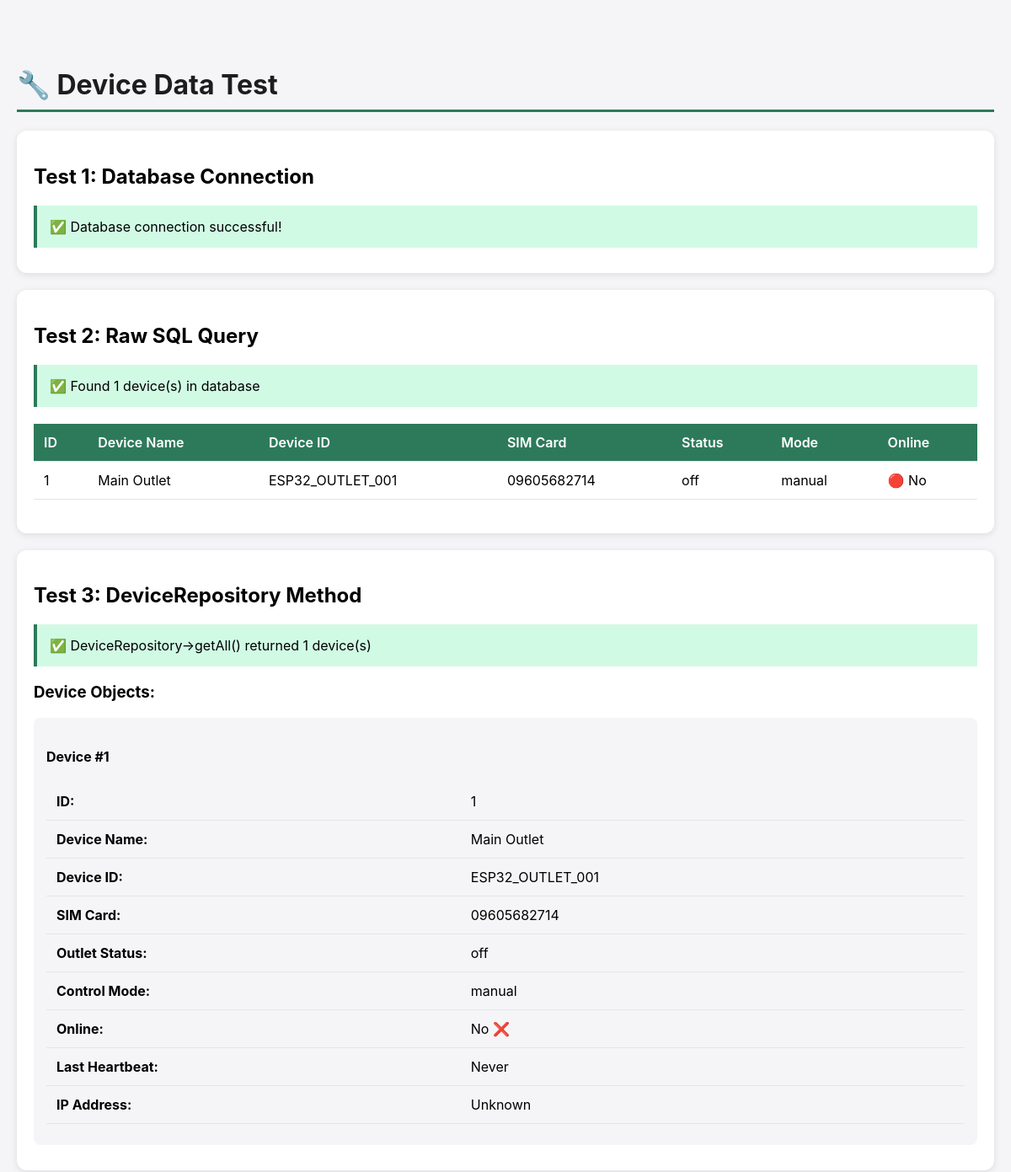
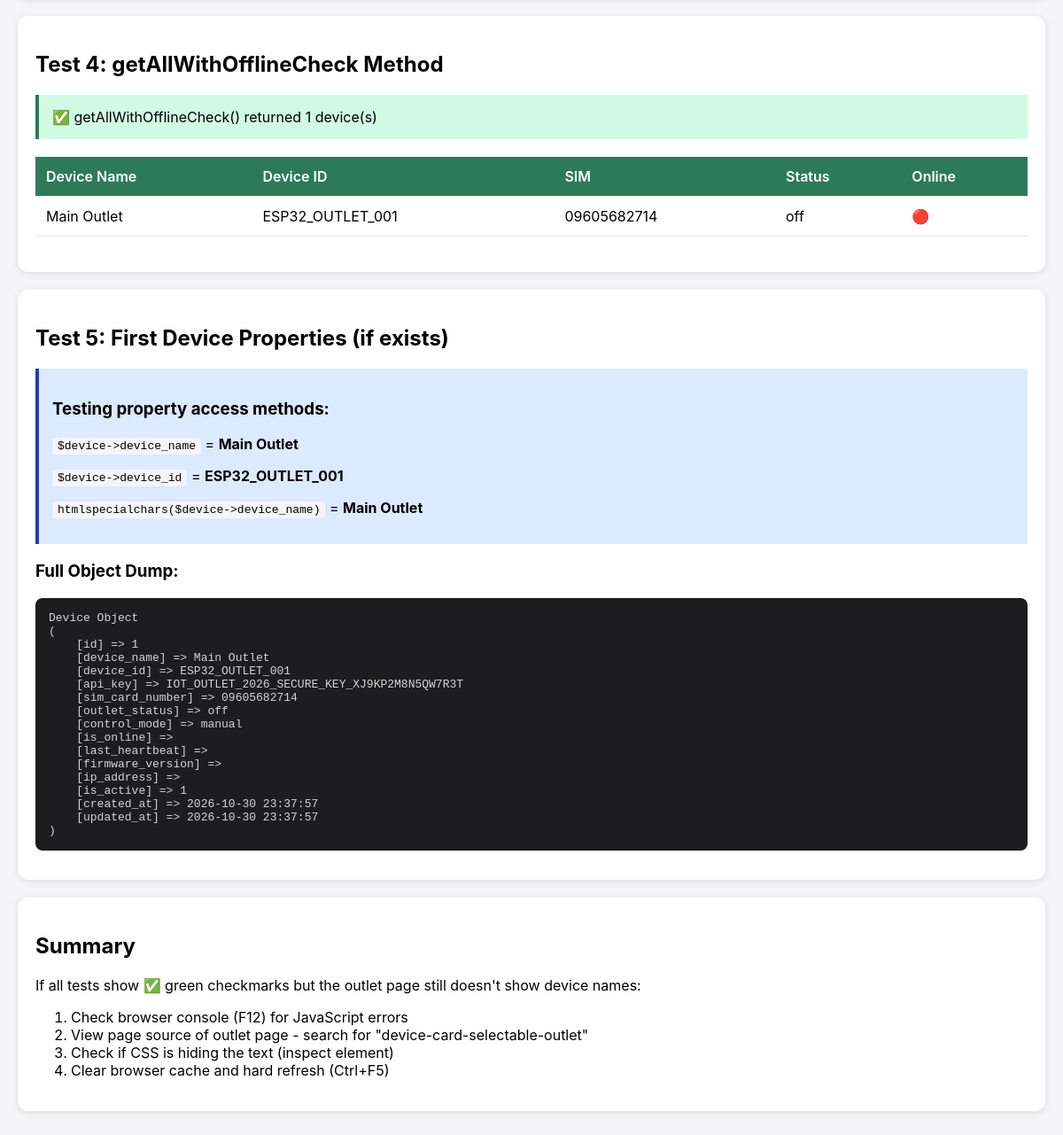
Screenshot of /public/test-device-data.php with the database file from the repository (2 pictures, top to bottom).
### tables this page shows
CREATE TABLE iot_outlet_devices (
    id INT UNSIGNED AUTO_INCREMENT PRIMARY KEY,
    device_name VARCHAR(100) NOT NULL,
    device_id VARCHAR(50) NOT NULL UNIQUE COMMENT 'ESP32 unique identifier - auto-generated',
    api_key VARCHAR(255) NOT NULL UNIQUE,
    sim_card_number VARCHAR(20) NULL COMMENT 'SIM card phone number installed in device',
    outlet_status ENUM('on', 'off') NOT NULL DEFAULT 'off',
    control_mode ENUM('manual', 'scheduled', 'override') NOT NULL DEFAULT 'manual',
    is_online TINYINT(1) NOT NULL DEFAULT 0,
    last_heartbeat DATETIME NULL,
    firmware_version VARCHAR(20) NULL,
    ip_address VARCHAR(45) NULL,
    is_active TINYINT(1) NOT NULL DEFAULT 1,
    created_at TIMESTAMP DEFAULT CURRENT_TIMESTAMP,
    updated_at TIMESTAMP DEFAULT CURRENT_TIMESTAMP ON UPDATE CURRENT_TIMESTAMP,
    
    INDEX idx_device_id (device_id),
    INDEX idx_api_key (api_key),
    INDEX idx_sim_card_number (sim_card_number),
    INDEX idx_outlet_status (outlet_status),
    INDEX idx_is_online (is_online),
    INDEX idx_is_active (is_active),
    INDEX idx_last_heartbeat (last_heartbeat)
);

### app/Database.php (called while the page is built, shortened)
<?php
class Database
{
    private static ?PDO $instance = null;
    public static function getInstance(): PDO
    {
        if (self::$instance === null) {
            try {
                $config = require ROOT_PATH . '/config/database.php';
                $dsn = sprintf(
                    'mysql:host=%s;port=%s;dbname=%s;charset=%s',
                    $config['host'],
                    $config['port'],
                    $config['database'],
                    $config['charset']
                );
                self::$instance = new PDO(
                    $dsn,
                    $config['username'],
                    $config['password'],
                    $config['options']
                );
                self::$instance->exec("SET time_zone = '+08:00'");
            } catch (PDOException $e) {
                error_log('Database Connection Error: ' . $e->getMessage());
                throw new Exception('Could not connect to database');
            }
        }
        return self::$instance;
    }
}

### app/repositories/DeviceRepository.php (called while the page is built, shortened)
<?php
class DeviceRepository
{
    private PDO $db;
    public function __construct()
    {
        $this->db = Database::getInstance();
    }
    public function getAll(): array
    {
        $stmt = $this->db->query('SELECT * FROM iot_outlet_devices ORDER BY created_at DESC');
        $devices = [];
        while ($row = $stmt->fetch()) {
            $devices[] = Device::fromArray($row);
        }
        return $devices;
    }
    public function markOfflineDevices(): int
    {
        $timeout = (int)($_ENV['ESP32_HEARTBEAT_TIMEOUT'] ?? 120);
        $stmt = $this->db->prepare(
            'UPDATE iot_outlet_devices
             SET is_online = 0, updated_at = NOW()
             WHERE is_online = 1
             AND last_heartbeat IS NOT NULL
             AND TIMESTAMPDIFF(SECOND, last_heartbeat, NOW()) > ?'
        );
        $stmt->execute([$timeout]);
        $count = $stmt->rowCount();
        $stmt2 = $this->db->prepare(
            'UPDATE iot_outlet_devices
             SET is_online = 0, updated_at = NOW()
             WHERE is_online = 1
             AND last_heartbeat IS NULL'
        );
        $stmt2->execute();
        $count += $stmt2->rowCount();
        return $count;
    }
    public function getAllWithOfflineCheck(): array
    {
        $this->markOfflineDevices();
        return $this->getAll();
    }
}

### app/models/Device.php (called while the page is built, shortened)
<?php
class Device
{
    public static function fromArray(array $data): self
    {
        $device = new self();
        $device->id = $data['id'] ?? null;
        $device->device_name = $data['device_name'] ?? null;
        $device->device_id = $data['device_id'] ?? null;
        $device->api_key = $data['api_key'] ?? null;
        $device->sim_card_number = $data['sim_card_number'] ?? null;
        $device->outlet_status = $data['outlet_status'] ?? 'off';
        $device->control_mode = $data['control_mode'] ?? 'manual';
        $device->is_online = isset($data['is_online']) ? (bool)$data['is_online'] : false;
        $device->last_heartbeat = $data['last_heartbeat'] ?? null;
        $device->firmware_version = $data['firmware_version'] ?? null;
        $device->ip_address = $data['ip_address'] ?? null;
        $device->is_active = isset($data['is_active']) ? (bool)$data['is_active'] : true;
        $device->created_at = $data['created_at'] ?? null;
        $device->updated_at = $data['updated_at'] ?? null;
        return $device;
    }
}

### public/test-device-data.php (the view, shortened to what this page needs)
<?php
require_once ROOT_PATH . '/app/Database.php';
require_once ROOT_PATH . '/app/models/Device.php';
require_once ROOT_PATH . '/app/repositories/DeviceRepository.php';
?>
<!DOCTYPE html>
<html lang="en">
<head>
</head>
<body>
    <h1>🔧 Device Data Test</h1>
    <?php
    try {
        echo '<div class="test-section">';
        echo '<h2>Test 1: Database Connection</h2>';
        $db = Database::getInstance();
        echo '<div class="success">✅ Database connection successful!</div>';
        echo '</div><div class="test-section">';
        echo '<h2>Test 2: Raw SQL Query</h2>';
        $stmt = $db->query('SELECT * FROM iot_outlet_devices ORDER BY created_at DESC');
        $rawDevices = $stmt->fetchAll();
        if (empty($rawDevices)) {
            echo '<div class="error">❌ No devices found in database!</div>';
            echo '<div class="info">💡 Run this SQL to add a test device:';
            echo '<pre>INSERT INTO iot_outlet_devices (device_name, device_id, api_key, sim_card_number, outlet_status, control_mode, is_active)
VALUES (\'Main Outlet\', \'ESP32_OUTLET_001\', \'IOT_OUTLET_2026_SECURE_KEY_XJ9KP2M8N5QW7R3T\', \'09605682714\', \'off\', \'manual\', 1);</pre>';
            echo '</div>';
        } else {
            echo '<div class="success">✅ Found ' . count($rawDevices) . ' device(s) in database</div>';
            echo '<table>';
            echo '<tr><th>ID</th><th>Device Name</th><th>Device ID</th><th>SIM Card</th><th>Status</th><th>Mode</th><th>Online</th></tr>';
            foreach ($rawDevices as $row) {
                echo '<tr>';
                echo '<td>' . htmlspecialchars($row['id']) . '</td>';
                echo '<td>' . htmlspecialchars($row['device_name'] ?: 'NULL') . '</td>';
                echo '<td>' . htmlspecialchars($row['device_id'] ?: 'NULL') . '</td>';
                echo '<td>' . htmlspecialchars($row['sim_card_number'] ?: 'NULL') . '</td>';
                echo '<td>' . htmlspecialchars($row['outlet_status']) . '</td>';
                echo '<td>' . htmlspecialchars($row['control_mode']) . '</td>';
                echo '<td>' . ($row['is_online'] ? '🟢 Yes' : '🔴 No') . '</td>';
                echo '</tr>';
            }
            echo '</table>';
        }
        echo '</div><div class="test-section">';
        echo '<h2>Test 3: DeviceRepository Method</h2>';
        $repo = new DeviceRepository();
        $devices = $repo->getAll();
        if (empty($devices)) {
            echo '<div class="error">❌ DeviceRepository->getAll() returned empty array!</div>';
        } else {
            echo '<div class="success">✅ DeviceRepository->getAll() returned ' . count($devices) . ' device(s)</div>';
            echo '<h3>Device Objects:</h3>';
            foreach ($devices as $index => $device) {
                echo '<div style="background: #f5f5f7; padding: 15px; margin: 10px 0; border-radius: 8px;">';
                echo '<h4>Device #' . ($index + 1) . '</h4>';
                echo '<table style="margin: 10px 0;">';
                echo '<tr><td><strong>ID:</strong></td><td>' . ($device->id ?: 'NULL') . '</td></tr>';
                echo '<tr><td><strong>Device Name:</strong></td><td>' . htmlspecialchars($device->device_name ?: 'NULL') . '</td></tr>';
                echo '<tr><td><strong>Device ID:</strong></td><td>' . htmlspecialchars($device->device_id ?: 'NULL') . '</td></tr>';
                echo '<tr><td><strong>SIM Card:</strong></td><td>' . htmlspecialchars($device->sim_card_number ?: 'NULL') . '</td></tr>';
                echo '<tr><td><strong>Outlet Status:</strong></td><td>' . htmlspecialchars($device->outlet_status) . '</td></tr>';
                echo '<tr><td><strong>Control Mode:</strong></td><td>' . htmlspecialchars($device->control_mode) . '</td></tr>';
                echo '<tr><td><strong>Online:</strong></td><td>' . ($device->is_online ? 'Yes ✅' : 'No ❌') . '</td></tr>';
                echo '<tr><td><strong>Last Heartbeat:</strong></td><td>' . ($device->last_heartbeat ?: 'Never') . '</td></tr>';
                echo '<tr><td><strong>IP Address:</strong></td><td>' . ($device->ip_address ?: 'Unknown') . '</td></tr>';
                echo '</table>';
                echo '</div>';
            }
        }
        echo '</div><div class="test-section">';
        echo '<h2>Test 4: getAllWithOfflineCheck Method</h2>';
        $devicesWithCheck = $repo->getAllWithOfflineCheck();
        if (empty($devicesWithCheck)) {
            echo '<div class="error">❌ getAllWithOfflineCheck() returned empty array!</div>';
        } else {
            echo '<div class="success">✅ getAllWithOfflineCheck() returned ' . count($devicesWithCheck) . ' device(s)</div>';
            echo '<table>';
            echo '<tr><th>Device Name</th><th>Device ID</th><th>SIM</th><th>Status</th><th>Online</th></tr>';
            foreach ($devicesWithCheck as $dev) {
                echo '<tr>';
                echo '<td>' . htmlspecialchars($dev->device_name ?: 'NULL') . '</td>';
                echo '<td>' . htmlspecialchars($dev->device_id ?: 'NULL') . '</td>';
                echo '<td>' . htmlspecialchars($dev->sim_card_number ?: 'NULL') . '</td>';
                echo '<td>' . htmlspecialchars($dev->outlet_status) . '</td>';
                echo '<td>' . ($dev->is_online ? '🟢' : '🔴') . '</td>';
                echo '</tr>';
            }
            echo '</table>';
        }
        echo '</div><div class="test-section">';
        echo '<h2>Test 5: First Device Properties (if exists)</h2>';
        if (!empty($devices)) {
            $firstDevice = $devices[0];
            echo '<div class="info">';
            echo '<h3>Testing property access methods:</h3>';
            echo '<p><code>$device->device_name</code> = <strong>' . htmlspecialchars($firstDevice->device_name ?: 'NULL') . '</strong></p>';
            echo '<p><code>$device->device_id</code> = <strong>' . htmlspecialchars($firstDevice->device_id ?: 'NULL') . '</strong></p>';
            echo '<p><code>htmlspecialchars($device->device_name)</code> = <strong>' . htmlspecialchars($firstDevice->device_name ?: 'NULL') . '</strong></p>';
            echo '</div>';
            echo '<h3>Full Object Dump:</h3>';
            echo '<pre>' . print_r($firstDevice, true) . '</pre>';
        } else {
            echo '<div class="error">❌ No devices to test properties</div>';
        }
        echo '</div>';
    } catch (Exception $e) {
        echo '<div class="error">';
        echo '<h2>❌ Error</h2>';
        echo '<p>' . htmlspecialchars($e->getMessage()) . '</p>';
        echo '<pre>' . htmlspecialchars($e->getTraceAsString()) . '</pre>';
        echo '</div>';
    }
    ?>
    <div class="test-section">
        <h2>Summary</h2>
        <p>If all tests show ✅ green checkmarks but the outlet page still doesn't show device names:</p>
        <ol>
            <li>Check browser console (F12) for JavaScript errors</li>
            <li>View page source of outlet page - search for "device-card-selectable-outlet"</li>
            <li>Check if CSS is hiding the text (inspect element)</li>
            <li>Clear browser cache and hard refresh (Ctrl+F5)</li>
        </ol>
    </div>
</body>
</html>

### public/test-device-data.php (style rules this page uses)
body { font-family: -apple-system, BlinkMacSystemFont, "Segoe UI", Arial, sans-serif; max-width: 1200px; margin: 40px auto; padding: 20px; background: #f5f5f7; }
h1 { color: #1d1d1f; border-bottom: 3px solid #2d7a5b; padding-bottom: 10px; }
.test-section { background: white; padding: 20px; margin: 20px 0; border-radius: 12px; box-shadow: 0 2px 8px rgba(0,0,0,0.1); }
.success { background: #d1fae5; border-left: 4px solid #2d7a5b; padding: 15px; margin: 10px 0; }
.info { background: #dbeafe; border-left: 4px solid #1e40af; padding: 15px; margin: 10px 0; }
table { width: 100%; border-collapse: collapse; margin: 20px 0; }
th, td { padding: 12px; text-align: left; border-bottom: 1px solid #e5e5e7; }
th { background: #2d7a5b; color: white; font-weight: 600; }
code { background: #f5f5f7; padding: 2px 6px; border-radius: 4px; font-family: monospace; }
pre { background: #1d1d1f; color: #d4d4d4; padding: 15px; border-radius: 8px; overflow-x: auto; }

### rows the page displays
iot_outlet_devices: id "1", device_name "Main Outlet", device "ESP32_OUTLET_001", sim_card_number "09605682714", outlet_status "off", control_mode "manual", is_online "🔴 No", last_heartbeat "Never", ip_address "Unknown"

### other values shown
count($rawDevices) "1"
count($devices) "1"
count($devicesWithCheck) "1"
